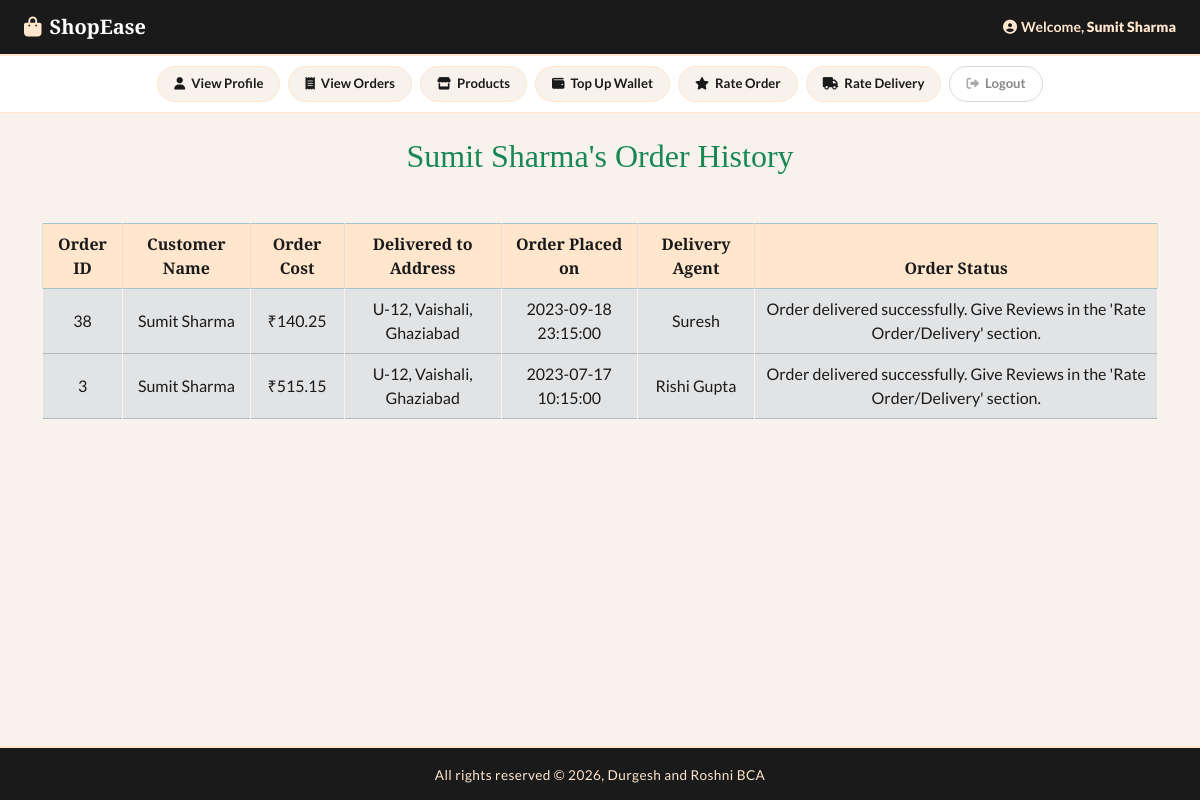
The page /customer_mode/profile_page.php?customer_id=3&view_orders on the database its author committed.
### tables this page shows
CREATE TABLE IF NOT EXISTS customer (
        customerID INT AUTO_INCREMENT PRIMARY KEY, 
    first_name VARCHAR(50) NOT NULL,  
    last_name VARCHAR(50),
    address_street VARCHAR(100) NOT NULL,  
        address_city VARCHAR(50) NOT NULL,
        address_state VARCHAR(50) NOT NULL,
    pincode INT NOT NULL,
    phone_no BIGINT UNIQUE NOT NULL,  
    email VARCHAR(100) UNIQUE NOT NULL,
    password VARCHAR(50) NOT NULL,
    dob DATE NOT NULL,
    age INT DEFAULT 0,  
    gender VARCHAR(10)
);

CREATE TABLE IF NOT EXISTS `order` (
        orderID INT AUTO_INCREMENT PRIMARY KEY,
    status VARCHAR(20) NOT NULL DEFAULT "Confirmed",  
    total_price DECIMAL(10, 2) NOT NULL,
    time TIMESTAMP NOT NULL DEFAULT CURRENT_TIMESTAMP,
    location VARCHAR(255) NOT NULL,
    agentPayment INT NOT NULL DEFAULT 50,
    customerID INT NOT NULL,
    agentID INT NOT NULL,
    FOREIGN KEY (customerID) REFERENCES customer(customerID),  
    FOREIGN KEY (agentID) REFERENCES deliveryAgent(agentID)  
);

CREATE TABLE IF NOT EXISTS deliveryAgent (
        agentID INT AUTO_INCREMENT PRIMARY KEY,
    first_name VARCHAR(50) NOT NULL,
    last_name VARCHAR(50),
    availabilityStatus VARCHAR(20) NOT NULL DEFAULT "Offline",  
    phone_no BIGINT UNIQUE NOT NULL,  
    email VARCHAR(100) UNIQUE NOT NULL,
    password VARCHAR(50) NOT NULL,
    dob DATE NOT NULL,
    age INT DEFAULT 0  
);

### customer_mode/view_orders.php (the view, shortened to what this page needs)
<?php
$fetch_orders = "SELECT * FROM `order` WHERE customerID = $cust_id ORDER BY orderID DESC;";
$result_fetch = mysqli_query($con, $fetch_orders);
$num_of_rows = mysqli_num_rows($result_fetch);
if ($num_of_rows == 0) {
    echo "<h2 class='text-center text-danger'> You have not placed any order till now! </h2>";
} else {
    ?>
    <h2 class="text-center text-success">
        <?php echo "$cust_name's Order History"; ?>
    </h2>
    <table class="table table-bordered mt-5">
        <thead class="table-info text-center text-white">
            <tr>
                <th>Order ID</th>
                <th>Customer Name</th>
                <th>Order Cost</th>
                <th>Delivered to Address</th>
                <th>Order Placed on</th>
                <th>Delivery Agent</th>
                <th>Order Status</th>
            </tr>
        </thead>
        <tbody class="table-secondary text-white">
            <?php
            while ($fetch_row = mysqli_fetch_assoc($result_fetch)) {
                $order_id = $fetch_row["orderID"];
                $order_location = $fetch_row["location"];
                $order_price = $fetch_row["total_price"];
                $order_time = $fetch_row["time"];
                $order_custID = $fetch_row["customerID"];
                $order_status = $fetch_row["status"];
                $order_agentID = $fetch_row["agentID"];
                if ($order_status == "Confirmed") {
                    $current_status = "Order placed successfully. Your order is being packed!";
                } else if ($order_status == "Packed and Shipped") {
                    $current_status = "Order has been shipped. Agent is on the way to delivery your order.";
                } else if ($order_status == "Delivered") {
                    $current_status = "Order delivered successfully. Give Reviews in the 'Rate Order/Delivery' section.";
                }
                ?>
                <tr class='text-center align-middle'>
                    <td>
                        <?php echo $order_id; ?>
                    </td>
                    <td>
                        <?php
                        $get_cust = "SELECT * FROM customer WHERE customerID = $order_custID;";
                        $result_get = mysqli_query($con, $get_cust);
                        $row_cust = mysqli_fetch_assoc($result_get);
                        $cust_fname = $row_cust['first_name'];
                        $cust_lname = $row_cust['last_name'];
                        if ($cust_lname === null) {
                            $cust_name = $cust_fname;
                        } else {
                            $cust_name = $cust_fname . ' ' . $cust_lname;
                        }
                        echo $cust_name;
                        ?>
                    </td>
                    <td>
                        <?php echo "₹$order_price"; ?>
                    </td>
                    <td>
                        <?php echo $order_location; ?>
                    </td>
                    <td>
                        <?php echo $order_time; ?>
                    </td>
                    <td>
                        <?php
                        $get_agent = "SELECT * FROM deliveryAgent WHERE agentID = $order_agentID;";
                        $result_get = mysqli_query($con, $get_agent);
                        $row_agent = mysqli_fetch_assoc($result_get);
                        $agent_fname = $row_agent['first_name'];
                        $agent_lname = $row_agent['last_name'];
                        if ($agent_lname === null) {
                            $agent_name = $agent_fname;
                        } else {
                            $agent_name = $agent_fname . ' ' . $agent_lname;
                        }
                        echo "$agent_name";
                        ?>
                    </td>
                    <td>
                        <?php echo $current_status; ?>
                    </td>
                </tr>
                <?php
            }
            ?>
        </tbody>
    </table>
    <?php
}
?>

### includes/customer_topnav.php (shortened to what this page needs)
<div class="app-topbar">
    <a href="index.php?customer_id=<?php echo $cust_id; ?>" class="brand">
        <i class="fas fa-shopping-bag"></i> ShopEase
    </a>
    <div class="topbar-right">
        <span class="welcome-text"><i class="fas fa-user-circle me-1"></i>Welcome, <strong><?php echo $cust_name; ?></strong></span>
    </div>
</div>
<div class="app-action-nav">
    <a href="profile_page.php?customer_id=<?php echo $cust_id; ?>" class="app-nav-btn">
        <i class="fas fa-user"></i> View Profile
    </a>
    <a href="view_orders.php?customer_id=<?php echo $cust_id; ?>" class="app-nav-btn">
        <i class="fas fa-receipt"></i> View Orders
    </a>
    <a href="index.php?customer_id=<?php echo $cust_id; ?>" class="app-nav-btn">
        <i class="fas fa-store"></i> Products
    </a>
    <a href="top_up.php?customer_id=<?php echo $cust_id; ?>" class="app-nav-btn">
        <i class="fas fa-wallet"></i> Top Up Wallet
    </a>
    <a href="rate_order.php?customer_id=<?php echo $cust_id; ?>" class="app-nav-btn">
        <i class="fas fa-star"></i> Rate Order
    </a>
    <a href="rate_delivery.php?customer_id=<?php echo $cust_id; ?>" class="app-nav-btn">
        <i class="fas fa-truck"></i> Rate Delivery
    </a>
    <a href="../start.php" class="app-nav-btn logout-btn">
        <i class="fas fa-sign-out-alt"></i> Logout
    </a>
</div>

### style.css (style rules this page uses)
* { margin: 0; padding: 0; box-sizing: border-box; }
body { background-color: #F7F2EB; font-family: 'Lato', sans-serif; color: #1A1A1A; }
.app-topbar { background: #1A1A1A; border-bottom: 2px solid #FFE6CD; padding: 12px 24px; display: flex; align-items: center; justify-content: space-between; box-shadow: 0 2px 10px rgba(0,0,0,0.18); flex-wrap: wrap; gap: 10px; }
.app-topbar .brand { font-family: 'Playfair Display', serif; font-size: 1.25rem; font-weight: 700; color: #FFFFFF; text-decoration: none; display: flex; align-items: center; gap: 8px; }
.app-topbar .brand i { color: #FFE6CD; }
.app-topbar .topbar-right { display: flex; align-items: center; gap: 18px; font-size: 0.88rem; }
.app-topbar .welcome-text { color: #FFE6CD; font-size: 0.88rem; font-weight: 600; }
.app-action-nav { background: #FFFFFF; border-bottom: 1px solid #FFE6CD; padding: 10px 20px; display: flex; flex-wrap: wrap; gap: 8px; justify-content: center; align-items: center; }
.app-nav-btn { display: inline-flex; align-items: center; gap: 6px; padding: 7px 16px; border-radius: 20px; font-size: 0.82rem; font-weight: 600; color: #1A1A1A; background: #F7F2EB; border: 1.5px solid #FFE6CD; text-decoration: none; transition: all 0.2s ease; white-space: nowrap; cursor: pointer; }
.app-nav-btn i { font-size: 0.78rem; color: #1A1A1A; }
.app-nav-btn.logout-btn { background: #FFFFFF; border-color: #e0d8d0; color: #888; }
.app-nav-btn.logout-btn i { color: #aaa; }
h1, h2, h3 { font-family: 'Playfair Display', serif; color: #1A1A1A; }
table { background: #FFFFFF; }
.table th { background: #FFE6CD; color: #1A1A1A; font-family: 'Playfair Display', serif; border-color: #e8dfd5; }
.table td { border-color: #F7F2EB; color: #1A1A1A; }

### customer_mode/profile_page.php (style rules this page uses)
body { background: #F7F2EB; overflow-x: hidden; }

### includes/footer.php (style rules this page uses)
body { margin: 0; padding: 0; min-height: 100vh; position: relative; }

### rows shown on the page
customer: cust_name "Sumit Sharma"
order: orderID "38", customerID.last_name "Sumit Sharma", total_price "140.25", location "U-12, Vaishali, Ghaziabad", time "2023-09-18 23:15:00", agentID.first_name "Suresh", status "Order delivered successfully. Give Reviews in the 'Rate Order/Delivery' section."
order: orderID "3", customerID.last_name "Sumit Sharma", total_price "515.15", location "U-12, Vaishali, Ghaziabad", time "2023-07-17 10:15:00", agentID.last_name "Rishi Gupta", status "Order delivered successfully. Give Reviews in the 'Rate Order/Delivery' section."
